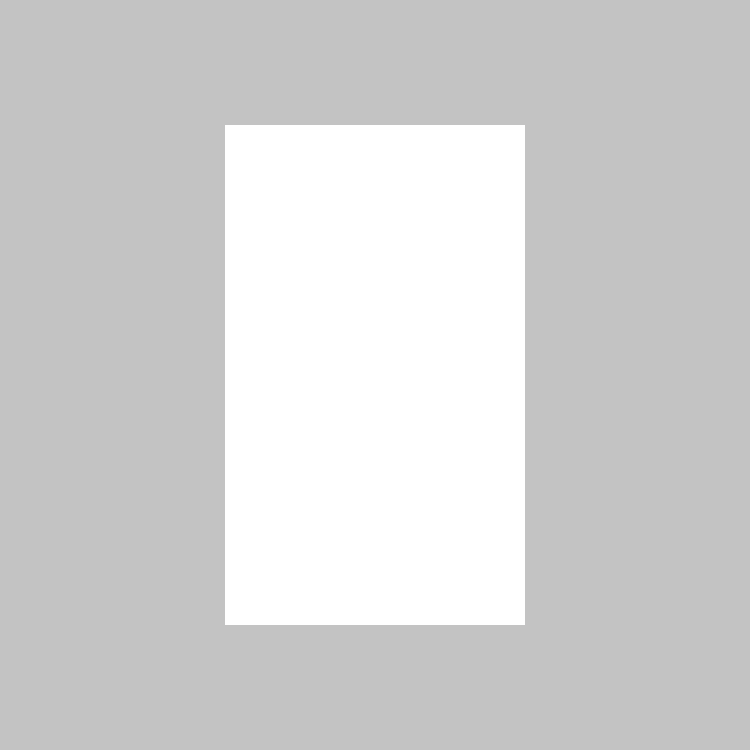
Frame 1 (no input)
Frame 60 (the mouse pressed at the canvas centre just before this capture): identical to frame 1, image omitted
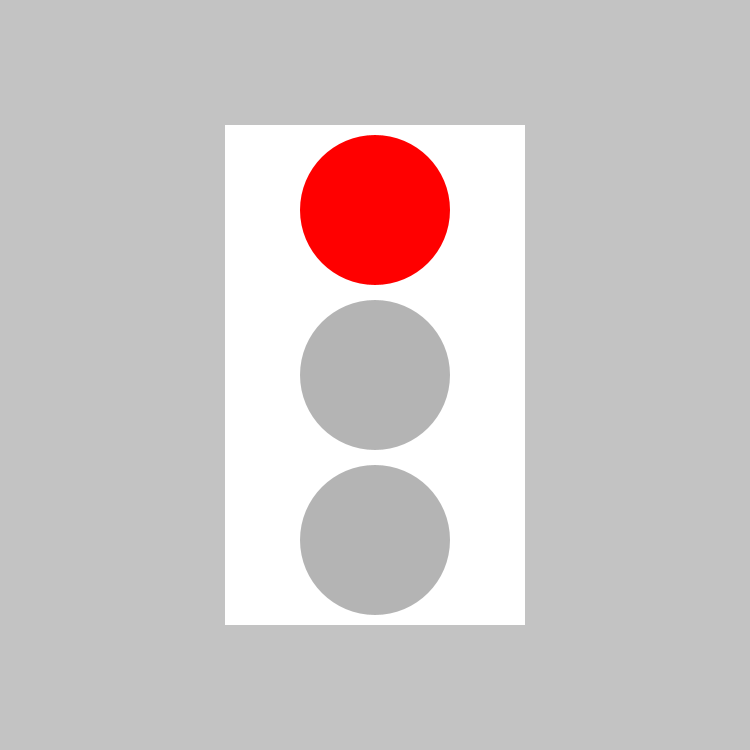
Frame 120 (the mouse held since frame 60 and released just before this capture)

The Processing sketch that drew these frames (run headless with seeded random() and noise(); from frame 60 on, the mouse is pressed at the canvas centre):

// Processing sketch: Task6
// ── Task6.pde
public int red = color(255,0,0);
public int yellow  = color(255,255,0);
public int green = color(0,255,0);
public int grey = color(180,180,180);

public int light1;
public int light2;
public int light3;

public void setup() {

  size(750,750);
  background(195);
  
  noStroke();
  rectMode(CENTER);
  rect(width / 2, height / 2, 300, 500);
  
  frameRate(60);
}

public void draw() {
  
  println(frameCount);

  switch(frameCount%400) {
  case 0:
  light1 = yellow;
  light2 = grey;
  light3 = grey;
  
    fill(light3);
  ellipse(width / 2, 210, 150, 150);
    fill(light3);
  ellipse(width / 2, 540, 150, 150);
    fill(light1);
  ellipse(width / 2, height /2, 150, 150);
  break;
  
  case 100:
  light1 = red;
  light2 = grey;
  light3 = grey;
  
  fill(light1);
  ellipse(width / 2, 210, 150, 150);
    fill(light2);
    ellipse(width / 2, 540, 150, 150);
    fill(light3);
    ellipse(width / 2, height /2, 150, 150);
  break;
  
  case 200:
  light1 = red;
  light2 = yellow;
  light3 = grey;
  
  fill(light2);
  ellipse(width / 2, height /2, 150, 150);
    fill(light1);
    ellipse(width / 2, 210, 150, 150);
    fill(light3);
    ellipse(width / 2, 540, 150, 150);
  break;
  
    case 300:
  light1 = grey;
  light2 = grey;
  light3 = green;
  
  fill(light3);
  ellipse(width / 2, 540, 150, 150);
    fill(light2);
    ellipse(width / 2, 210, 150, 150);
    fill(light1);
    ellipse(width / 2, height /2, 150, 150);
  break;
  
  
  }
  
}
